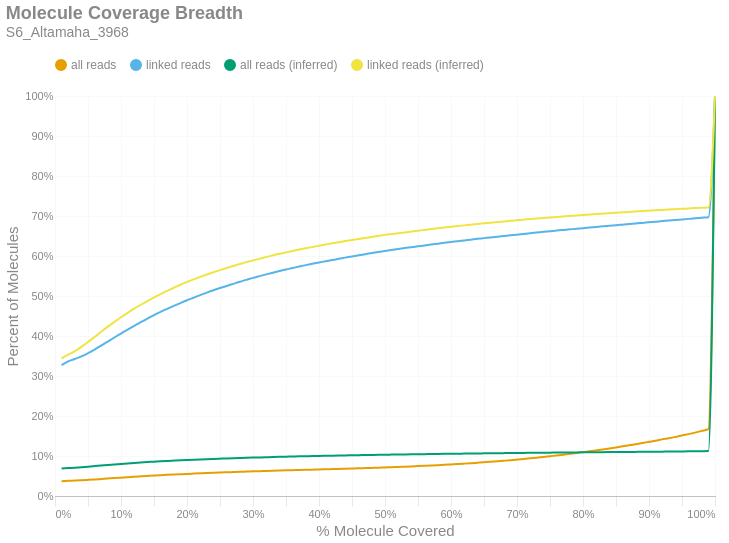

Notebook source saved alongside this figure:
### Markdown cell above
### Molecule Read Coverage
This chart shows molecule coverage breadth as computed by the number of bases aligned to that molecule. In other words, "*how much of each unique long molecule is actually sequenced/aligned?*" Keep in mind there is a distinction between sequences and alignments, since some sequences belonging to a particular molecule may not align well and wouldn't appear in the alignment data. This chart also shows molecule coverage breadth as computed by the *inferred fragment* from which the aligned sequences originate. Unlike read coverage, this calculation takes into account the total insert size, including unsequenced gaps between the forward and reverse reads. Like the previous figures, these are cumulative percents.

### Code cell
if SKIPLR:
    print_html(f"Skipped")
else:
    binned_df = consolidated_hist(valids['coverage_bp'], mask, 0.01, True)
    binned_df_inf = consolidated_hist(valids['coverage_inserts'], mask, 0.01, True)
    binned_df = binned_df.with_columns(pl.lit(binned_df_inf['all reads (cumsum)']).alias('all reads (inferred)'))
    binned_df = binned_df.with_columns(pl.lit(binned_df_inf['linked reads (cumsum)']).alias('linked reads (inferred)'))
    binned_df = binned_df.with_columns(
        (pl.col('bin').cast(pl.Float64) + 0.01).alias('right_edge')
    )

    with SafeRender(binned_df):
        (
            density_plot(binned_df, 'Molecule Coverage Breadth', samplename, 'molcov', ['all reads (inferred)','linked reads (inferred)'])
            .encode(
                #x=alt.X('bin:Q', title="% Molecule Covered").axis(format = '%').scale(padding=0),
                x=alt.X('right_edge:Q', title="% Molecule Covered").axis(format='%').scale(padding=0),
                y=alt.Y('value:Q', title='Percent of Molecules')
                    .axis(format='%')
                    .stack(False)
                    .scale(domainMin=0, padding=0),
                color=alt.Color("key:N").scale(domain = ["all reads", "linked reads", "all reads (inferred)", "linked reads (inferred)"]),
                tooltip = [
                    alt.Tooltip("key:N", title = "Data Type"),
                    alt.Tooltip("range_label:N", title="% Molecule Covered"),
                    alt.Tooltip("value:Q", format = ".2%", title="% Molecules")
                ]
            )
        ).display()

### Figure 1 — Vega-Lite specification as saved in the notebook (floating-point values rounded to 4 significant figures)
{"width": "container", "height": 400, "config": {"title": {"anchor": "start", "dy": -15, "fontSize": 18, "color": "#888888", "subtitleColor": "#888888", "subtitleFontSize": 14}, "arc": {"fill": "#0072B2"}, "axis": {"domainColor": "#888888", "domainWidth": 0.5, "gridWidth": 0.2, "grid": false, "titleFontWeight": 400, "titleFontSize": 15, "labelFontSize": 11, "labelColor": "#888888", "tickColor": "#888888", "tickWidth": 0.2, "titleColor": "#888888"}, "axisBand": {"grid": false}, "axisX": {"grid": true, "tickSize": 10, "domainCap": "round"}, "axisY": {"domain": false, "grid": true, "tickSize": 0, "domainCap": "round"}, "background": "transparent", "header": {"labelFontSize": 15, "labelColor": "#888888", "titleFontSize": 15, "titleFontWeight": 600, "titleColor": "#888888"}, "legend": {"labelFont": "sans-serif", "labelFontSize": 12, "labelColor": "#888888", "symbolSize": 100, "symbolType": "circle", "titleFontSize": 12, "titlePadding": 10, "titleColor": "#888888", "title": null, "orient": "top"}, "range": {"category": ["#E69F00", "#56B4E9", "#009E73", "#F0E442", "#0072B2", "#D55E00", "#CC79A7", "#000000"], "diverging": ["#cfe8f3", "#a2d4ec", "#73bfe2", "#46abdb", "#1696d2", "#12719e"]}, "area": {"fill": "#0072B2", "fillOpacity": 0.7, "line": true, "strokeOpacity": 0.7}, "line": {"color": "#0072B2", "stroke": "#0072B2", "strokeWidth": 2}, "trail": {"color": "#0072B2", "stroke": "#0072B2", "strokeWidth": 0, "size": 1}, "point": {"filled": true, "fillOpacity": 1.0, "size": 95}, "text": {"color": "#888888", "fontSize": 11, "align": "right", "fontWeight": 400, "size": 11}, "bar": {"fill": "#0072B2", "stroke": null}, "view": {"stroke": null, "continuousWidth": 660, "continuousHeight": 400}}, "data": {"name": "data-12b2a005d5812f95ff7c8a10be408419"}, "mark": {"type": "line", "interpolate": "monotone", "point": {"opacity": 0, "size": 275}}, "encoding": {"color": {"field": "key", "scale": {"domain": ["all reads", "linked reads", "all reads (inferred)", "linked reads (inferred)"]}, "type": "nominal"}, "tooltip": [{"field": "key", "title": "Data Type", "type": "nominal"}, {"field": "range_label", "title": "% Molecule Covered", "type": "nominal"}, {"field": "value", "format": ".2%", "title": "% Molecules", "type": "quantitative"}], "x": {"axis": {"format": "%"}, "field": "right_edge", "scale": {"padding": 0}, "title": "% Molecule Covered", "type": "quantitative"}, "y": {"axis": {"format": "%"}, "field": "value", "scale": {"domainMin": 0, "padding": 0}, "stack": false, "title": "Percent of Molecules", "type": "quantitative"}}, "params": [{"name": "param_c36ac31b6afebe62", "select": {"type": "point", "fields": ["key"]}, "bind": "legend"}], "title": {"text": "Molecule Coverage Breadth", "subtitle": "S6_Altamaha_3968"}, "transform": [{"fold": ["all reads (cumsum)", "linked reads (cumsum)", "all reads (inferred)", "linked reads (inferred)"]}, {"calculate": "replace(datum.key, ' (cumsum)', '')", "as": "key"}, {"filter": {"param": "param_c36ac31b6afebe62"}}], "usermeta": {"embedOptions": {"downloadFileName": "S6_Altamaha_3968.molcov"}}, "$schema": "https://vega.github.io/schema/vega-lite/v6.1.0.json", "datasets": {"data-12b2a005d5812f95ff7c8a10be408419": [{"bin": "0.0", "interval": "0.0-0.01", "all reads": 0.03687, "linked reads": 0.3274, "all reads (cumsum)": 0.03687, "linked reads (cumsum)": 0.3274, "range_label": "0.0-0.01", "all reads (inferred)": 0.06872, "linked reads (inferred)": 0.3439, "right_edge": 0.01}, {"bin": "0.01", "interval": "0.01-0.02", "all reads": 0.001069, "linked reads": 0.009151, "all reads (cumsum)": 0.03794, "linked reads (cumsum)": 0.3366, "range_label": "0.01-0.02", "all reads (inferred)": 0.06979, "linked reads (inferred)": 0.3533, "right_edge": 0.02}, {"bin": "0.02", "interval": "0.02-0.03", "all reads": 0.0006887, "linked reads": 0.005801, "all reads (cumsum)": 0.03863, "linked reads (cumsum)": 0.3424, "range_label": "0.02-0.03", "all reads (inferred)": 0.07079, "linked reads (inferred)": 0.3621, "right_edge": 0.03}, {"bin": "0.03", "interval": "0.03-0.04", "all reads": 0.0007529, "linked reads": 0.006452, "all reads (cumsum)": 0.03938, "linked reads (cumsum)": 0.3489, "range_label": "0.03-0.04", "all reads (inferred)": 0.072, "linked reads (inferred)": 0.373, "right_edge": 0.04}, {"bin": "0.04", "interval": "0.04-0.05", "all reads": 0.0009494, "linked reads": 0.008264, "all reads (cumsum)": 0.04033, "linked reads (cumsum)": 0.3571, "range_label": "0.04-0.05", "all reads (inferred)": 0.07335, "linked reads (inferred)": 0.385, "right_edge": 0.05}, {"bin": "0.05", "interval": "0.05-0.06", "all reads": 0.001024, "linked reads": 0.00899, "all reads (cumsum)": 0.04136, "linked reads (cumsum)": 0.3661, "range_label": "0.05-0.06", "all reads (inferred)": 0.07478, "linked reads (inferred)": 0.3977, "right_edge": 0.06}, {"bin": "0.06", "interval": "0.06-0.07", "all reads": 0.001116, "linked reads": 0.009853, "all reads (cumsum)": 0.04247, "linked reads (cumsum)": 0.376, "range_label": "0.06-0.07", "all reads (inferred)": 0.07623, "linked reads (inferred)": 0.4107, "right_edge": 0.07}, {"bin": "0.07", "interval": "0.07-0.08", "all reads": 0.001137, "linked reads": 0.01008, "all reads (cumsum)": 0.04361, "linked reads (cumsum)": 0.386, "range_label": "0.07-0.08", "all reads (inferred)": 0.07764, "linked reads (inferred)": 0.4233, "right_edge": 0.08}, {"bin": "0.08", "interval": "0.08-0.09", "all reads": 0.001146, "linked reads": 0.01019, "all reads (cumsum)": 0.04475, "linked reads (cumsum)": 0.3962, "range_label": "0.08-0.09", "all reads (inferred)": 0.07899, "linked reads (inferred)": 0.4354, "right_edge": 0.09}, {"bin": "0.09", "interval": "0.09-0.1", "all reads": 0.001124, "linked reads": 0.009933, "all reads (cumsum)": 0.04588, "linked reads (cumsum)": 0.4062, "range_label": "0.09-0.1", "all reads (inferred)": 0.08026, "linked reads (inferred)": 0.4469, "right_edge": 0.1}, {"bin": "0.1", "interval": "0.1-0.11", "all reads": 0.001121, "linked reads": 0.009957, "all reads (cumsum)": 0.047, "linked reads (cumsum)": 0.4161, "range_label": "0.1-0.11", "all reads (inferred)": 0.08149, "linked reads (inferred)": 0.4579, "right_edge": 0.11}, {"bin": "0.11", "interval": "0.11-0.12", "all reads": 0.001061, "linked reads": 0.009343, "all reads (cumsum)": 0.04806, "linked reads (cumsum)": 0.4255, "range_label": "0.11-0.12", "all reads (inferred)": 0.08265, "linked reads (inferred)": 0.4684, "right_edge": 0.12}, {"bin": "0.12", "interval": "0.12-0.13", "all reads": 0.001014, "linked reads": 0.00898, "all reads (cumsum)": 0.04907, "linked reads (cumsum)": 0.4344, "range_label": "0.12-0.13", "all reads (inferred)": 0.08374, "linked reads (inferred)": 0.4781, "right_edge": 0.13}, {"bin": "0.13", "interval": "0.13-0.14", "all reads": 0.001004, "linked reads": 0.0089, "all reads (cumsum)": 0.05008, "linked reads (cumsum)": 0.4433, "range_label": "0.13-0.14", "all reads (inferred)": 0.08477, "linked reads (inferred)": 0.4874, "right_edge": 0.14}, {"bin": "0.14", "interval": "0.14-0.15", "all reads": 0.0009967, "linked reads": 0.008884, "all reads (cumsum)": 0.05107, "linked reads (cumsum)": 0.4522, "range_label": "0.14-0.15", "all reads (inferred)": 0.08572, "linked reads (inferred)": 0.496, "right_edge": 0.15}, {"bin": "0.15", "interval": "0.15-0.16", "all reads": 0.0009055, "linked reads": 0.008024, "all reads (cumsum)": 0.05198, "linked reads (cumsum)": 0.4603, "range_label": "0.15-0.16", "all reads (inferred)": 0.0867, "linked reads (inferred)": 0.5048, "right_edge": 0.16}, {"bin": "0.16", "interval": "0.16-0.17", "all reads": 0.0008535, "linked reads": 0.007578, "all reads (cumsum)": 0.05283, "linked reads (cumsum)": 0.4678, "range_label": "0.16-0.17", "all reads (inferred)": 0.0876, "linked reads (inferred)": 0.5129, "right_edge": 0.17}, {"bin": "0.17", "interval": "0.17-0.18", "all reads": 0.0008288, "linked reads": 0.007399, "all reads (cumsum)": 0.05366, "linked reads (cumsum)": 0.4752, "range_label": "0.17-0.18", "all reads (inferred)": 0.08846, "linked reads (inferred)": 0.5206, "right_edge": 0.18}, {"bin": "0.18", "interval": "0.18-0.19", "all reads": 0.0008009, "linked reads": 0.007111, "all reads (cumsum)": 0.05446, "linked reads (cumsum)": 0.4823, "range_label": "0.18-0.19", "all reads (inferred)": 0.0893, "linked reads (inferred)": 0.5282, "right_edge": 0.19}, {"bin": "0.19", "interval": "0.19-0.2", "all reads": 0.0007829, "linked reads": 0.006919, "all reads (cumsum)": 0.05525, "linked reads (cumsum)": 0.4893, "range_label": "0.19-0.2", "all reads (inferred)": 0.09007, "linked reads (inferred)": 0.5351, "right_edge": 0.2}, {"bin": "0.2", "interval": "0.2-0.21", "all reads": 0.0007288, "linked reads": 0.006487, "all reads (cumsum)": 0.05598, "linked reads (cumsum)": 0.4957, "range_label": "0.2-0.21", "all reads (inferred)": 0.09079, "linked reads (inferred)": 0.5416, "right_edge": 0.21}, {"bin": "0.21", "interval": "0.21-0.22", "all reads": 0.0007181, "linked reads": 0.006414, "all reads (cumsum)": 0.05669, "linked reads (cumsum)": 0.5022, "range_label": "0.21-0.22", "all reads (inferred)": 0.09148, "linked reads (inferred)": 0.5478, "right_edge": 0.22}, {"bin": "0.22", "interval": "0.22-0.23", "all reads": 0.0007047, "linked reads": 0.006238, "all reads (cumsum)": 0.0574, "linked reads (cumsum)": 0.5084, "range_label": "0.22-0.23", "all reads (inferred)": 0.09214, "linked reads (inferred)": 0.5537, "right_edge": 0.23}, {"bin": "0.23", "interval": "0.23-0.24", "all reads": 0.000662, "linked reads": 0.00583, "all reads (cumsum)": 0.05806, "linked reads (cumsum)": 0.5142, "range_label": "0.23-0.24", "all reads (inferred)": 0.09277, "linked reads (inferred)": 0.5594, "right_edge": 0.24}, {"bin": "0.24", "interval": "0.24-0.25", "all reads": 0.0006384, "linked reads": 0.005606, "all reads (cumsum)": 0.0587, "linked reads (cumsum)": 0.5198, "range_label": "0.24-0.25", "all reads (inferred)": 0.09336, "linked reads (inferred)": 0.5648, "right_edge": 0.25}, {"bin": "0.25", "interval": "0.25-0.26", "all reads": 0.0006056, "linked reads": 0.005325, "all reads (cumsum)": 0.0593, "linked reads (cumsum)": 0.5252, "range_label": "0.25-0.26", "all reads (inferred)": 0.09395, "linked reads (inferred)": 0.5701, "right_edge": 0.26}, {"bin": "0.26", "interval": "0.26-0.27", "all reads": 0.0005966, "linked reads": 0.005216, "all reads (cumsum)": 0.0599, "linked reads (cumsum)": 0.5304, "range_label": "0.26-0.27", "all reads (inferred)": 0.09452, "linked reads (inferred)": 0.5751, "right_edge": 0.27}, {"bin": "0.27", "interval": "0.27-0.28", "all reads": 0.0005978, "linked reads": 0.005216, "all reads (cumsum)": 0.0605, "linked reads (cumsum)": 0.5356, "range_label": "0.27-0.28", "all reads (inferred)": 0.09505, "linked reads (inferred)": 0.58, "right_edge": 0.28}, {"bin": "0.28", "interval": "0.28-0.29", "all reads": 0.000553, "linked reads": 0.004818, "all reads (cumsum)": 0.06105, "linked reads (cumsum)": 0.5404, "range_label": "0.28-0.29", "all reads (inferred)": 0.09559, "linked reads (inferred)": 0.5847, "right_edge": 0.29}, {"bin": "0.29", "interval": "0.29-0.3", "all reads": 0.0005687, "linked reads": 0.004973, "all reads (cumsum)": 0.06162, "linked reads (cumsum)": 0.5454, "range_label": "0.29-0.3", "all reads (inferred)": 0.09607, "linked reads (inferred)": 0.5891, "right_edge": 0.3}, {"bin": "0.3", "interval": "0.3-0.31", "all reads": 0.000499, "linked reads": 0.004279, "all reads (cumsum)": 0.06212, "linked reads (cumsum)": 0.5497, "range_label": "0.3-0.31", "all reads (inferred)": 0.09654, "linked reads (inferred)": 0.5933, "right_edge": 0.31}, {"bin": "0.31", "interval": "0.31-0.32", "all reads": 0.0005048, "linked reads": 0.004332, "all reads (cumsum)": 0.06262, "linked reads (cumsum)": 0.554, "range_label": "0.31-0.32", "all reads (inferred)": 0.097, "linked reads (inferred)": 0.5974, "right_edge": 0.32}, {"bin": "0.32", "interval": "0.32-0.33", "all reads": 0.0004955, "linked reads": 0.004194, "all reads (cumsum)": 0.06312, "linked reads (cumsum)": 0.5582, "range_label": "0.32-0.33", "all reads (inferred)": 0.09746, "linked reads (inferred)": 0.6015, "right_edge": 0.33}, {"bin": "0.33", "interval": "0.33-0.34", "all reads": 0.000492, "linked reads": 0.004089, "all reads (cumsum)": 0.06361, "linked reads (cumsum)": 0.5623, "range_label": "0.33-0.34", "all reads (inferred)": 0.0979, "linked reads (inferred)": 0.6055, "right_edge": 0.34}, {"bin": "0.34", "interval": "0.34-0.35", "all reads": 0.0004859, "linked reads": 0.003983, "all reads (cumsum)": 0.0641, "linked reads (cumsum)": 0.5663, "range_label": "0.34-0.35", "all reads (inferred)": 0.0983, "linked reads (inferred)": 0.609, "right_edge": 0.35}, {"bin": "0.35", "interval": "0.35-0.36", "all reads": 0.0004597, "linked reads": 0.003652, "all reads (cumsum)": 0.06456, "linked reads (cumsum)": 0.5699, "range_label": "0.35-0.36", "all reads (inferred)": 0.09869, "linked reads (inferred)": 0.6125, "right_edge": 0.36}, {"bin": "0.36", "interval": "0.36-0.37", "all reads": 0.0004632, "linked reads": 0.003761, "all reads (cumsum)": 0.06502, "linked reads (cumsum)": 0.5737, "range_label": "0.36-0.37", "all reads (inferred)": 0.09908, "linked reads (inferred)": 0.616, "right_edge": 0.37}, {"bin": "0.37", "interval": "0.37-0.38", "all reads": 0.0004513, "linked reads": 0.0035, "all reads (cumsum)": 0.06547, "linked reads (cumsum)": 0.5772, "range_label": "0.37-0.38", "all reads (inferred)": 0.09945, "linked reads (inferred)": 0.6193, "right_edge": 0.38}, {"bin": "0.38", "interval": "0.38-0.39", "all reads": 0.0004376, "linked reads": 0.003307, "all reads (cumsum)": 0.06591, "linked reads (cumsum)": 0.5805, "range_label": "0.38-0.39", "all reads (inferred)": 0.09981, "linked reads (inferred)": 0.6224, "right_edge": 0.39}, {"bin": "0.39", "interval": "0.39-0.4", "all reads": 0.0004629, "linked reads": 0.003339, "all reads (cumsum)": 0.06637, "linked reads (cumsum)": 0.5838, "range_label": "0.39-0.4", "all reads (inferred)": 0.1002, "linked reads (inferred)": 0.6257, "right_edge": 0.4}, {"bin": "0.4", "interval": "0.4-0.41", "all reads": 0.0004275, "linked reads": 0.003059, "all reads (cumsum)": 0.0668, "linked reads (cumsum)": 0.5869, "range_label": "0.4-0.41", "all reads (inferred)": 0.1005, "linked reads (inferred)": 0.6288, "right_edge": 0.41}, {"bin": "0.41", "interval": "0.41-0.42", "all reads": 0.000453, "linked reads": 0.003048, "all reads (cumsum)": 0.06725, "linked reads (cumsum)": 0.5899, "range_label": "0.41-0.42", "all reads (inferred)": 0.1009, "linked reads (inferred)": 0.6318, "right_edge": 0.42}, {"bin": "0.42", "interval": "0.42-0.43", "all reads": 0.0004525, "linked reads": 0.003008, "all reads (cumsum)": 0.0677, "linked reads (cumsum)": 0.5929, "range_label": "0.42-0.43", "all reads (inferred)": 0.1012, "linked reads (inferred)": 0.6346, "right_edge": 0.43}, {"bin": "0.43", "interval": "0.43-0.44", "all reads": 0.0004888, "linked reads": 0.00304, "all reads (cumsum)": 0.06819, "linked reads (cumsum)": 0.596, "range_label": "0.43-0.44", "all reads (inferred)": 0.1015, "linked reads (inferred)": 0.6373, "right_edge": 0.44}, {"bin": "0.44", "interval": "0.44-0.45", "all reads": 0.0005022, "linked reads": 0.002998, "all reads (cumsum)": 0.0687, "linked reads (cumsum)": 0.599, "range_label": "0.44-0.45", "all reads (inferred)": 0.1018, "linked reads (inferred)": 0.6399, "right_edge": 0.45}, {"bin": "0.45", "interval": "0.45-0.46", "all reads": 0.0005019, "linked reads": 0.002811, "all reads (cumsum)": 0.0692, "linked reads (cumsum)": 0.6018, "range_label": "0.45-0.46", "all reads (inferred)": 0.1021, "linked reads (inferred)": 0.6425, "right_edge": 0.46}, {"bin": "0.46", "interval": "0.46-0.47", "all reads": 0.000546, "linked reads": 0.002811, "all reads (cumsum)": 0.06974, "linked reads (cumsum)": 0.6046, "range_label": "0.46-0.47", "all reads (inferred)": 0.1024, "linked reads (inferred)": 0.6452, "right_edge": 0.47}, {"bin": "0.47", "interval": "0.47-0.48", "all reads": 0.0005472, "linked reads": 0.002765, "all reads (cumsum)": 0.07029, "linked reads (cumsum)": 0.6074, "range_label": "0.47-0.48", "all reads (inferred)": 0.1027, "linked reads (inferred)": 0.6477, "right_edge": 0.48}, {"bin": "0.48", "interval": "0.48-0.49", "all reads": 0.0005452, "linked reads": 0.002656, "all reads (cumsum)": 0.07084, "linked reads (cumsum)": 0.61, "range_label": "0.48-0.49", "all reads (inferred)": 0.103, "linked reads (inferred)": 0.6503, "right_edge": 0.49}, {"bin": "0.49", "interval": "0.49-0.5", "all reads": 0.0006166, "linked reads": 0.002531, "all reads (cumsum)": 0.07145, "linked reads (cumsum)": 0.6125, "range_label": "0.49-0.5", "all reads (inferred)": 0.1032, "linked reads (inferred)": 0.6528, "right_edge": 0.5}, {"bin": "0.5", "interval": "0.5-0.51", "all reads": 0.0005655, "linked reads": 0.002472, "all reads (cumsum)": 0.07202, "linked reads (cumsum)": 0.615, "range_label": "0.5-0.51", "all reads (inferred)": 0.1035, "linked reads (inferred)": 0.6549, "right_edge": 0.51}, {"bin": "0.51", "interval": "0.51-0.52", "all reads": 0.0006663, "linked reads": 0.002603, "all reads (cumsum)": 0.07268, "linked reads (cumsum)": 0.6176, "range_label": "0.51-0.52", "all reads (inferred)": 0.1037, "linked reads (inferred)": 0.657, "right_edge": 0.52}, {"bin": "0.52", "interval": "0.52-0.53", "all reads": 0.000635, "linked reads": 0.002325, "all reads (cumsum)": 0.07332, "linked reads (cumsum)": 0.6199, "range_label": "0.52-0.53", "all reads (inferred)": 0.104, "linked reads (inferred)": 0.659, "right_edge": 0.53}, {"bin": "0.53", "interval": "0.53-0.54", "all reads": 0.0006846, "linked reads": 0.002146, "all reads (cumsum)": 0.074, "linked reads (cumsum)": 0.6221, "range_label": "0.53-0.54", "all reads (inferred)": 0.1042, "linked reads (inferred)": 0.661, "right_edge": 0.54}, {"bin": "0.54", "interval": "0.54-0.55", "all reads": 0.0007285, "linked reads": 0.002232, "all reads (cumsum)": 0.07473, "linked reads (cumsum)": 0.6243, "range_label": "0.54-0.55", "all reads (inferred)": 0.1044, "linked reads (inferred)": 0.6631, "right_edge": 0.55}, {"bin": "0.55", "interval": "0.55-0.56", "all reads": 0.0007721, "linked reads": 0.002186, "all reads (cumsum)": 0.0755, "linked reads (cumsum)": 0.6265, "range_label": "0.55-0.56", "all reads (inferred)": 0.1047, "linked reads (inferred)": 0.6652, "right_edge": 0.56}, {"bin": "0.56", "interval": "0.56-0.57", "all reads": 0.000814, "linked reads": 0.002285, "all reads (cumsum)": 0.07632, "linked reads (cumsum)": 0.6288, "range_label": "0.56-0.57", "all reads (inferred)": 0.1049, "linked reads (inferred)": 0.6673, "right_edge": 0.57}, {"bin": "0.57", "interval": "0.57-0.58", "all reads": 0.0008346, "linked reads": 0.002098, "all reads (cumsum)": 0.07715, "linked reads (cumsum)": 0.6309, "range_label": "0.57-0.58", "all reads (inferred)": 0.1051, "linked reads (inferred)": 0.6692, "right_edge": 0.58}, {"bin": "0.58", "interval": "0.58-0.59", "all reads": 0.0008892, "linked reads": 0.002189, "all reads (cumsum)": 0.07804, "linked reads (cumsum)": 0.6331, "range_label": "0.58-0.59", "all reads (inferred)": 0.1054, "linked reads (inferred)": 0.6711, "right_edge": 0.59}, {"bin": "0.59", "interval": "0.59-0.6", "all reads": 0.0009395, "linked reads": 0.002013, "all reads (cumsum)": 0.07898, "linked reads (cumsum)": 0.6351, "range_label": "0.59-0.6", "all reads (inferred)": 0.1056, "linked reads (inferred)": 0.673, "right_edge": 0.6}, {"bin": "0.6", "interval": "0.6-0.61", "all reads": 0.0009363, "linked reads": 0.001871, "all reads (cumsum)": 0.07992, "linked reads (cumsum)": 0.637, "range_label": "0.6-0.61", "all reads (inferred)": 0.1058, "linked reads (inferred)": 0.6749, "right_edge": 0.61}, {"bin": "0.61", "interval": "0.61-0.62", "all reads": 0.001019, "linked reads": 0.002023, "all reads (cumsum)": 0.08094, "linked reads (cumsum)": 0.639, "range_label": "0.61-0.62", "all reads (inferred)": 0.106, "linked reads (inferred)": 0.6766, "right_edge": 0.62}, {"bin": "0.62", "interval": "0.62-0.63", "all reads": 0.001059, "linked reads": 0.001927, "all reads (cumsum)": 0.082, "linked reads (cumsum)": 0.6409, "range_label": "0.62-0.63", "all reads (inferred)": 0.1062, "linked reads (inferred)": 0.6781, "right_edge": 0.63}, {"bin": "0.63", "interval": "0.63-0.64", "all reads": 0.001138, "linked reads": 0.001997, "all reads (cumsum)": 0.08313, "linked reads (cumsum)": 0.6429, "range_label": "0.63-0.64", "all reads (inferred)": 0.1064, "linked reads (inferred)": 0.6799, "right_edge": 0.64}, {"bin": "0.64", "interval": "0.64-0.65", "all reads": 0.001155, "linked reads": 0.001786, "all reads (cumsum)": 0.08429, "linked reads (cumsum)": 0.6447, "range_label": "0.64-0.65", "all reads (inferred)": 0.1066, "linked reads (inferred)": 0.6816, "right_edge": 0.65}, {"bin": "0.65", "interval": "0.65-0.66", "all reads": 0.001256, "linked reads": 0.001847, "all reads (cumsum)": 0.08554, "linked reads (cumsum)": 0.6465, "range_label": "0.65-0.66", "all reads (inferred)": 0.1068, "linked reads (inferred)": 0.6832, "right_edge": 0.66}, {"bin": "0.66", "interval": "0.66-0.67", "all reads": 0.001294, "linked reads": 0.001703, "all reads (cumsum)": 0.08684, "linked reads (cumsum)": 0.6482, "range_label": "0.66-0.67", "all reads (inferred)": 0.107, "linked reads (inferred)": 0.6849, "right_edge": 0.67}, {"bin": "0.67", "interval": "0.67-0.68", "all reads": 0.001349, "linked reads": 0.001716, "all reads (cumsum)": 0.08819, "linked reads (cumsum)": 0.65, "range_label": "0.67-0.68", "all reads (inferred)": 0.1072, "linked reads (inferred)": 0.6864, "right_edge": 0.68}, {"bin": "0.68", "interval": "0.68-0.69", "all reads": 0.001381, "linked reads": 0.001735, "all reads (cumsum)": 0.08957, "linked reads (cumsum)": 0.6517, "range_label": "0.68-0.69", "all reads (inferred)": 0.1073, "linked reads (inferred)": 0.6879, "right_edge": 0.69}, {"bin": "0.69", "interval": "0.69-0.7", "all reads": 0.001484, "linked reads": 0.001698, "all reads (cumsum)": 0.09105, "linked reads (cumsum)": 0.6534, "range_label": "0.69-0.7", "all reads (inferred)": 0.1075, "linked reads (inferred)": 0.6894, "right_edge": 0.7}, {"bin": "0.7", "interval": "0.7-0.71", "all reads": 0.00152, "linked reads": 0.001837, "all reads (cumsum)": 0.09257, "linked reads (cumsum)": 0.6552, "range_label": "0.7-0.71", "all reads (inferred)": 0.1077, "linked reads (inferred)": 0.6909, "right_edge": 0.71}, {"bin": "0.71", "interval": "0.71-0.72", "all reads": 0.001641, "linked reads": 0.001735, "all reads (cumsum)": 0.09421, "linked reads (cumsum)": 0.657, "range_label": "0.71-0.72", "all reads (inferred)": 0.1079, "linked reads (inferred)": 0.6923, "right_edge": 0.72}, {"bin": "0.72", "interval": "0.72-0.73", "all reads": 0.001705, "linked reads": 0.001644, "all reads (cumsum)": 0.09592, "linked reads (cumsum)": 0.6586, "range_label": "0.72-0.73", "all reads (inferred)": 0.108, "linked reads (inferred)": 0.6935, "right_edge": 0.73}, {"bin": "0.73", "interval": "0.73-0.74", "all reads": 0.001744, "linked reads": 0.001716, "all reads (cumsum)": 0.09766, "linked reads (cumsum)": 0.6603, "range_label": "0.73-0.74", "all reads (inferred)": 0.1082, "linked reads (inferred)": 0.6949, "right_edge": 0.74}, {"bin": "0.74", "interval": "0.74-0.75", "all reads": 0.001875, "linked reads": 0.001516, "all reads (cumsum)": 0.09954, "linked reads (cumsum)": 0.6618, "range_label": "0.74-0.75", "all reads (inferred)": 0.1084, "linked reads (inferred)": 0.6963, "right_edge": 0.75}, {"bin": "0.75", "interval": "0.75-0.76", "all reads": 0.001849, "linked reads": 0.001626, "all reads (cumsum)": 0.1014, "linked reads (cumsum)": 0.6635, "range_label": "0.75-0.76", "all reads (inferred)": 0.1085, "linked reads (inferred)": 0.6974, "right_edge": 0.76}, {"bin": "0.76", "interval": "0.76-0.77", "all reads": 0.001919, "linked reads": 0.001578, "all reads (cumsum)": 0.1033, "linked reads (cumsum)": 0.6651, "range_label": "0.76-0.77", "all reads (inferred)": 0.1087, "linked reads (inferred)": 0.6988, "right_edge": 0.77}, {"bin": "0.77", "interval": "0.77-0.78", "all reads": 0.001997, "linked reads": 0.001564, "all reads (cumsum)": 0.1053, "linked reads (cumsum)": 0.6666, "range_label": "0.77-0.78", "all reads (inferred)": 0.1088, "linked reads (inferred)": 0.7001, "right_edge": 0.78}, {"bin": "0.78", "interval": "0.78-0.79", "all reads": 0.002071, "linked reads": 0.001578, "all reads (cumsum)": 0.1074, "linked reads (cumsum)": 0.6682, "range_label": "0.78-0.79", "all reads (inferred)": 0.109, "linked reads (inferred)": 0.7013, "right_edge": 0.79}, {"bin": "0.79", "interval": "0.79-0.8", "all reads": 0.00229, "linked reads": 0.001452, "all reads (cumsum)": 0.1097, "linked reads (cumsum)": 0.6696, "range_label": "0.79-0.8", "all reads (inferred)": 0.1092, "linked reads (inferred)": 0.7025, "right_edge": 0.8}, {"bin": "0.8", "interval": "0.8-0.81", "all reads": 0.002124, "linked reads": 0.001492, "all reads (cumsum)": 0.1118, "linked reads (cumsum)": 0.6711, "range_label": "0.8-0.81", "all reads (inferred)": 0.1093, "linked reads (inferred)": 0.7036, "right_edge": 0.81}, {"bin": "0.81", "interval": "0.81-0.82", "all reads": 0.002305, "linked reads": 0.001516, "all reads (cumsum)": 0.1141, "linked reads (cumsum)": 0.6727, "range_label": "0.81-0.82", "all reads (inferred)": 0.1094, "linked reads (inferred)": 0.7047, "right_edge": 0.82}, {"bin": "0.82", "interval": "0.82-0.83", "all reads": 0.002388, "linked reads": 0.00153, "all reads (cumsum)": 0.1165, "linked reads (cumsum)": 0.6742, "range_label": "0.82-0.83", "all reads (inferred)": 0.1096, "linked reads (inferred)": 0.7059, "right_edge": 0.83}, {"bin": "0.83", "interval": "0.83-0.84", "all reads": 0.002479, "linked reads": 0.001401, "all reads (cumsum)": 0.119, "linked reads (cumsum)": 0.6756, "range_label": "0.83-0.84", "all reads (inferred)": 0.1097, "linked reads (inferred)": 0.707, "right_edge": 0.84}, {"bin": "0.84", "interval": "0.84-0.85", "all reads": 0.002537, "linked reads": 0.001436, "all reads (cumsum)": 0.1215, "linked reads (cumsum)": 0.677, "range_label": "0.84-0.85", "all reads (inferred)": 0.1099, "linked reads (inferred)": 0.7082, "right_edge": 0.85}, {"bin": "0.85", "interval": "0.85-0.86", "all reads": 0.002624, "linked reads": 0.001401, "all reads (cumsum)": 0.1241, "linked reads (cumsum)": 0.6784, "range_label": "0.85-0.86", "all reads (inferred)": 0.11, "linked reads (inferred)": 0.7091, "right_edge": 0.86}, {"bin": "0.86", "interval": "0.86-0.87", "all reads": 0.002673, "linked reads": 0.00142, "all reads (cumsum)": 0.1268, "linked reads (cumsum)": 0.6798, "range_label": "0.86-0.87", "all reads (inferred)": 0.1102, "linked reads (inferred)": 0.7101, "right_edge": 0.87}, {"bin": "0.87", "interval": "0.87-0.88", "all reads": 0.002769, "linked reads": 0.001524, "all reads (cumsum)": 0.1296, "linked reads (cumsum)": 0.6814, "range_label": "0.87-0.88", "all reads (inferred)": 0.1103, "linked reads (inferred)": 0.7111, "right_edge": 0.88}, {"bin": "0.88", "interval": "0.88-0.89", "all reads": 0.002819, "linked reads": 0.001436, "all reads (cumsum)": 0.1324, "linked reads (cumsum)": 0.6828, "range_label": "0.88-0.89", "all reads (inferred)": 0.1105, "linked reads (inferred)": 0.7122, "right_edge": 0.89}, {"bin": "0.89", "interval": "0.89-0.9", "all reads": 0.002976, "linked reads": 0.001463, "all reads (cumsum)": 0.1354, "linked reads (cumsum)": 0.6843, "range_label": "0.89-0.9", "all reads (inferred)": 0.1106, "linked reads (inferred)": 0.7132, "right_edge": 0.9}, {"bin": "0.9", "interval": "0.9-0.91", "all reads": 0.002908, "linked reads": 0.001428, "all reads (cumsum)": 0.1383, "linked reads (cumsum)": 0.6857, "range_label": "0.9-0.91", "all reads (inferred)": 0.1108, "linked reads (inferred)": 0.7142, "right_edge": 0.91}, {"bin": "0.91", "interval": "0.91-0.92", "all reads": 0.003337, "linked reads": 0.001524, "all reads (cumsum)": 0.1416, "linked reads (cumsum)": 0.6872, "range_label": "0.91-0.92", "all reads (inferred)": 0.1109, "linked reads (inferred)": 0.7152, "right_edge": 0.92}, {"bin": "0.92", "interval": "0.92-0.93", "all reads": 0.002948, "linked reads": 0.001425, "all reads (cumsum)": 0.1446, "linked reads (cumsum)": 0.6886, "range_label": "0.92-0.93", "all reads (inferred)": 0.1111, "linked reads (inferred)": 0.7162, "right_edge": 0.93}, {"bin": "0.93", "interval": "0.93-0.94", "all reads": 0.003301, "linked reads": 0.001327, "all reads (cumsum)": 0.1479, "linked reads (cumsum)": 0.69, "range_label": "0.93-0.94", "all reads (inferred)": 0.1112, "linked reads (inferred)": 0.717, "right_edge": 0.94}, {"bin": "0.94", "interval": "0.94-0.95", "all reads": 0.003653, "linked reads": 0.001457, "all reads (cumsum)": 0.1515, "linked reads (cumsum)": 0.6914, "range_label": "0.94-0.95", "all reads (inferred)": 0.1114, "linked reads (inferred)": 0.7179, "right_edge": 0.95}, {"bin": "0.95", "interval": "0.95-0.96", "all reads": 0.003191, "linked reads": 0.001385, "all reads (cumsum)": 0.1547, "linked reads (cumsum)": 0.6928, "range_label": "0.95-0.96", "all reads (inferred)": 0.1116, "linked reads (inferred)": 0.7189, "right_edge": 0.96}, {"bin": "0.96", "interval": "0.96-0.97", "all reads": 0.003765, "linked reads": 0.001345, "all reads (cumsum)": 0.1585, "linked reads (cumsum)": 0.6942, "range_label": "0.96-0.97", "all reads (inferred)": 0.1118, "linked reads (inferred)": 0.7198, "right_edge": 0.97}, {"bin": "0.97", "interval": "0.97-0.98", "all reads": 0.004337, "linked reads": 0.001439, "all reads (cumsum)": 0.1628, "linked reads (cumsum)": 0.6956, "range_label": "0.97-0.98", "all reads (inferred)": 0.112, "linked reads (inferred)": 0.7206, "right_edge": 0.98}, {"bin": "0.98", "interval": "0.98-0.99", "all reads": 0.00415, "linked reads": 0.001457, "all reads (cumsum)": 0.1669, "linked reads (cumsum)": 0.6971, "range_label": "0.98-0.99", "all reads (inferred)": 0.1124, "linked reads (inferred)": 0.721, "right_edge": 0.99}, {"bin": "0.99", "interval": "0.99-1.0", "all reads": 0.8331, "linked reads": 0.3029, "all reads (cumsum)": 1.0, "linked reads (cumsum)": 1.0, "range_label": "0.99-1.0", "all reads (inferred)": 1.0, "linked reads (inferred)": 1.0, "right_edge": 1.0}]}}
